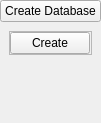
<?xml version="1.0" encoding="UTF-8"?>
<ui version="4.0">
 <class>GCreateDatabase</class>
 <widget class="QWidget" name="GCreateDatabase">
  <property name="geometry">
   <rect>
    <x>0</x>
    <y>0</y>
    <width>101</width>
    <height>123</height>
   </rect>
  </property>
  <property name="windowTitle">
   <string>GCreateDatabase</string>
  </property>
  <layout class="QGridLayout" name="gridLayout">
   <property name="leftMargin">
    <number>0</number>
   </property>
   <property name="topMargin">
    <number>0</number>
   </property>
   <property name="rightMargin">
    <number>0</number>
   </property>
   <property name="bottomMargin">
    <number>0</number>
   </property>
   <property name="spacing">
    <number>0</number>
   </property>
   <item row="2" column="0">
    <widget class="QWidget" name="m_body" native="true">
     <property name="minimumSize">
      <size>
       <width>0</width>
       <height>100</height>
      </size>
     </property>
     <layout class="QGridLayout" name="gridLayout_2">
      <item row="3" column="0">
       <spacer name="verticalSpacer">
        <property name="orientation">
         <enum>Qt::Vertical</enum>
        </property>
        <property name="sizeHint" stdset="0">
         <size>
          <width>78</width>
          <height>0</height>
         </size>
        </property>
       </spacer>
      </item>
      <item row="2" column="0">
       <widget class="QFrame" name="frame">
        <property name="minimumSize">
         <size>
          <width>0</width>
          <height>0</height>
         </size>
        </property>
        <property name="frameShape">
         <enum>QFrame::StyledPanel</enum>
        </property>
        <property name="frameShadow">
         <enum>QFrame::Raised</enum>
        </property>
        <layout class="QGridLayout" name="gridLayout_3">
         <property name="leftMargin">
          <number>0</number>
         </property>
         <property name="topMargin">
          <number>0</number>
         </property>
         <property name="rightMargin">
          <number>0</number>
         </property>
         <property name="bottomMargin">
          <number>0</number>
         </property>
         <item row="0" column="0">
          <widget class="QPushButton" name="m_openDatabase">
           <property name="cursor">
            <cursorShape>PointingHandCursor</cursorShape>
           </property>
           <property name="text">
            <string>Create</string>
           </property>
          </widget>
         </item>
         <item row="0" column="1">
          <spacer name="horizontalSpacer">
           <property name="orientation">
            <enum>Qt::Horizontal</enum>
           </property>
           <property name="sizeHint" stdset="0">
            <size>
             <width>0</width>
             <height>20</height>
            </size>
           </property>
          </spacer>
         </item>
        </layout>
        <zorder>m_openDatabase</zorder>
        <zorder>horizontalSpacer</zorder>
       </widget>
      </item>
     </layout>
    </widget>
   </item>
   <item row="1" column="0">
    <widget class="QPushButton" name="m_title">
     <property name="cursor">
      <cursorShape>PointingHandCursor</cursorShape>
     </property>
     <property name="text">
      <string>Create Database</string>
     </property>
    </widget>
   </item>
  </layout>
 </widget>
 <resources/>
 <connections/>
</ui>
